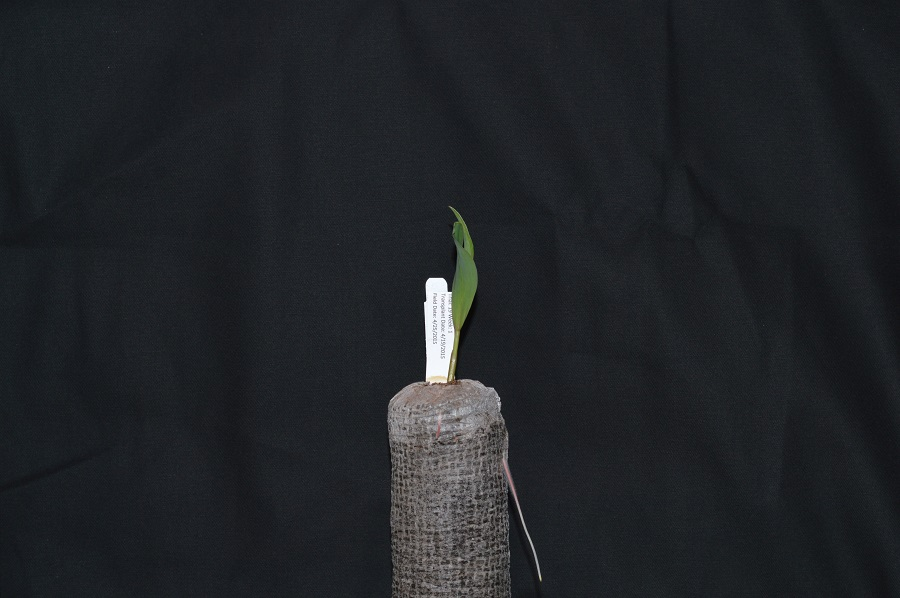
#> input picture code/04-creating-histograms/seedling.jpg, 900 x 598 px
$ python ColorHistogram.py seedling.jpg
#> lines starting #> are read from the running program, lines starting #| are printed output that depends on the picture
'''
 * Python program to create a color histogram.
'''
import cv2, sys
from matplotlib import pyplot as plt

# read original image, in full color, based on command
# line argument
img = cv2.imread(sys.argv[1])
#> img is the input picture: shape (598, 900, 3); mean B, G, R 39.5, 35.7, 33

# display the image
cv2.namedWindow("Original Image", cv2.WINDOW_NORMAL)
cv2.imshow("Original Image", img)
cv2.waitKey(0)

# split into channels
channels = cv2.split(img)

# list to select colors of each channel line
colors = ("b", "g", "r")

# create the histogram plot, with three lines, one for
# each color
plt.xlim([0, 256])
for(channel, c) in zip(channels, colors):
    histogram = cv2.calcHist([channel], [0], None, [256], [0, 256])
    plt.plot(histogram, color = c)
#> this loop made 3 passes
#> c on passes 1 to 3: 'b', 'g', 'r'

plt.xlabel("Color value")
plt.ylabel("Pixels")

plt.show()
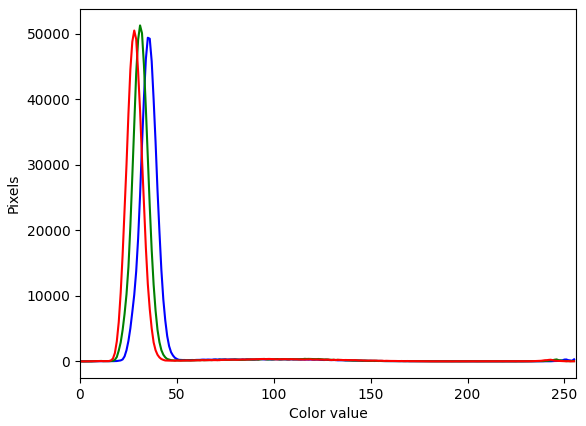
#> figure drawn by matplotlib, 1 panel; curve peaks at x = 35, y = 49400; curve peaks at x = 31, y = 51284; curve peaks at x = 28, y = 50505
